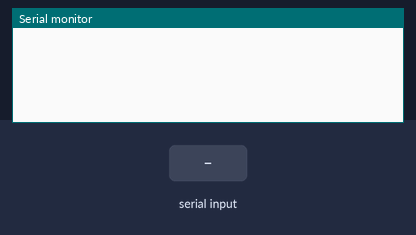
This sketch was run on a simulated Arduino Uno, built with avr-gcc and run on an emulated ATmega328P. On the bench: the last lines printed to the serial monitor. Inputs (shaded band) come from the test bench.

Above: at 1.2 s.
1.3 s: "f" received over Serial
At 2.5 s:
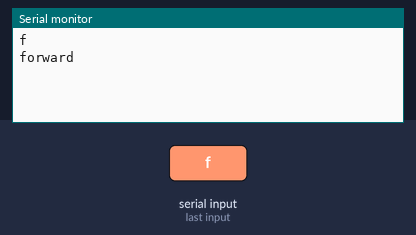
2.8 s: "s" received over Serial
At 3.6 s:
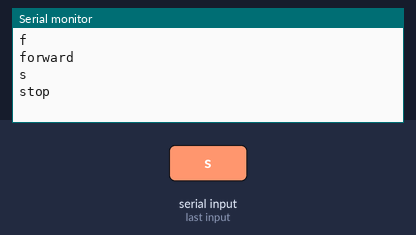
4.3 s: "b" received over Serial
At 4.7 s:
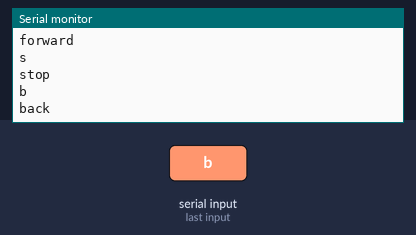
5.8 s: "1" received over Serial
At 7.0 s:
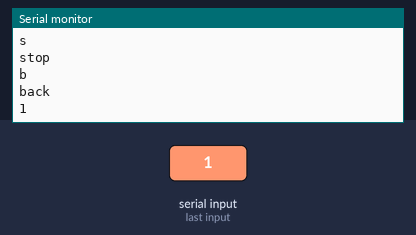

Measured:
- after the input at 1.3 s, the serial monitor: prints a new line at once (image 1)
- after the input at 2.8 s, the serial monitor: prints a new line at once (image 2)
- after the input at 4.3 s, the serial monitor: prints a new line at once (image 3)
- after the input at 5.8 s, the serial monitor: prints a new line at once (image 4)

The sketch:

bluetooth_car.ino
```cpp
void setup() {
  // put your setup code here, to run once:
  Serial.begin(9600);
}

void loop() {
  // put your main code here, to run repeatedly:
  if (Serial.available())
  {
    char c = Serial.read();
    Serial.println(c);
    switch (c)
    {
      case 'f':
        Serial.println("forward");
        break;
      case 's':
        Serial.println("stop");
        break;
      case 'b':
        Serial.println("back");
        break;
    }
  }
}
```
